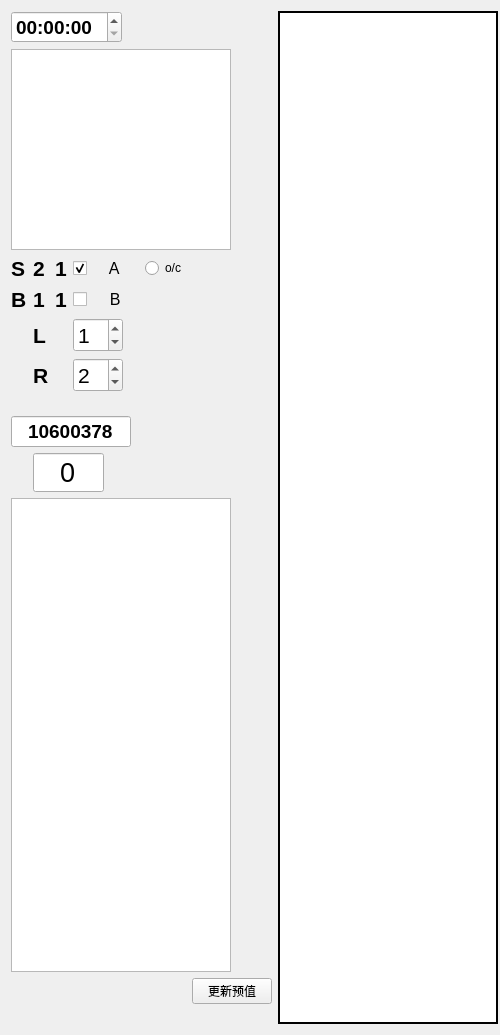
<?xml version="1.0" encoding="UTF-8"?>
<ui version="4.0">
 <class>mdquota</class>
 <widget class="QWidget" name="mdquota">
  <property name="windowModality">
   <enum>Qt::WindowModality::NonModal</enum>
  </property>
  <property name="enabled">
   <bool>true</bool>
  </property>
  <property name="geometry">
   <rect>
    <x>0</x>
    <y>0</y>
    <width>500</width>
    <height>1035</height>
   </rect>
  </property>
  <property name="minimumSize">
   <size>
    <width>361</width>
    <height>0</height>
   </size>
  </property>
  <property name="palette">
   <palette>
    <active/>
    <inactive/>
    <disabled/>
   </palette>
  </property>
  <property name="mouseTracking">
   <bool>true</bool>
  </property>
  <property name="tabletTracking">
   <bool>true</bool>
  </property>
  <property name="focusPolicy">
   <enum>Qt::FocusPolicy::StrongFocus</enum>
  </property>
  <property name="windowTitle">
   <string>mdquota</string>
  </property>
  <property name="autoFillBackground">
   <bool>false</bool>
  </property>
  <property name="inputMethodHints">
   <set>Qt::InputMethodHint::ImhNone</set>
  </property>
  <layout class="QGridLayout" name="gridLayout">
   <item row="9" column="0" colspan="8">
    <widget class="QLineEdit" name="lineEdit">
     <property name="minimumSize">
      <size>
       <width>101</width>
       <height>0</height>
      </size>
     </property>
     <property name="maximumSize">
      <size>
       <width>120</width>
       <height>16777215</height>
      </size>
     </property>
     <property name="palette">
      <palette>
       <active>
        <colorrole role="Text">
         <brush brushstyle="SolidPattern">
          <color alpha="255">
           <red>85</red>
           <green>0</green>
           <blue>0</blue>
          </color>
         </brush>
        </colorrole>
        <colorrole role="Base">
         <brush brushstyle="SolidPattern">
          <color alpha="255">
           <red>255</red>
           <green>255</green>
           <blue>127</blue>
          </color>
         </brush>
        </colorrole>
       </active>
       <inactive>
        <colorrole role="Text">
         <brush brushstyle="SolidPattern">
          <color alpha="255">
           <red>0</red>
           <green>0</green>
           <blue>0</blue>
          </color>
         </brush>
        </colorrole>
        <colorrole role="Base">
         <brush brushstyle="SolidPattern">
          <color alpha="255">
           <red>255</red>
           <green>255</green>
           <blue>255</blue>
          </color>
         </brush>
        </colorrole>
       </inactive>
       <disabled>
        <colorrole role="Text">
         <brush brushstyle="SolidPattern">
          <color alpha="255">
           <red>120</red>
           <green>120</green>
           <blue>120</blue>
          </color>
         </brush>
        </colorrole>
        <colorrole role="Base">
         <brush brushstyle="SolidPattern">
          <color alpha="255">
           <red>240</red>
           <green>240</green>
           <blue>240</blue>
          </color>
         </brush>
        </colorrole>
       </disabled>
      </palette>
     </property>
     <property name="font">
      <font>
       <pointsize>14</pointsize>
       <bold>true</bold>
      </font>
     </property>
     <property name="focusPolicy">
      <enum>Qt::FocusPolicy::NoFocus</enum>
     </property>
     <property name="layoutDirection">
      <enum>Qt::LayoutDirection::LeftToRight</enum>
     </property>
     <property name="text">
      <string>10600378</string>
     </property>
     <property name="alignment">
      <set>Qt::AlignmentFlag::AlignCenter</set>
     </property>
     <property name="readOnly">
      <bool>true</bool>
     </property>
    </widget>
   </item>
   <item row="11" column="0" colspan="8">
    <widget class="QTableView" name="tableView_3">
     <property name="minimumSize">
      <size>
       <width>111</width>
       <height>391</height>
      </size>
     </property>
     <property name="maximumSize">
      <size>
       <width>220</width>
       <height>16777215</height>
      </size>
     </property>
    </widget>
   </item>
   <item row="12" column="7">
    <widget class="QPushButton" name="applyPreValue">
     <property name="text">
      <string>更新预值</string>
     </property>
    </widget>
   </item>
   <item row="1" column="0" colspan="8">
    <widget class="QTableView" name="tableView_2">
     <property name="minimumSize">
      <size>
       <width>110</width>
       <height>0</height>
      </size>
     </property>
     <property name="maximumSize">
      <size>
       <width>220</width>
       <height>201</height>
      </size>
     </property>
     <property name="palette">
      <palette>
       <active/>
       <inactive/>
       <disabled/>
      </palette>
     </property>
     <property name="font">
      <font>
       <family>Microsoft YaHei UI</family>
       <pointsize>16</pointsize>
       <bold>true</bold>
      </font>
     </property>
     <property name="editTriggers">
      <set>QAbstractItemView::EditTrigger::NoEditTriggers</set>
     </property>
     <attribute name="horizontalHeaderVisible">
      <bool>false</bool>
     </attribute>
     <attribute name="verticalHeaderVisible">
      <bool>false</bool>
     </attribute>
    </widget>
   </item>
   <item row="10" column="1" colspan="7">
    <widget class="QLineEdit" name="lineEdit_2">
     <property name="maximumSize">
      <size>
       <width>71</width>
       <height>16777215</height>
      </size>
     </property>
     <property name="palette">
      <palette>
       <active>
        <colorrole role="Text">
         <brush brushstyle="SolidPattern">
          <color alpha="255">
           <red>255</red>
           <green>0</green>
           <blue>255</blue>
          </color>
         </brush>
        </colorrole>
        <colorrole role="Base">
         <brush brushstyle="SolidPattern">
          <color alpha="255">
           <red>255</red>
           <green>255</green>
           <blue>127</blue>
          </color>
         </brush>
        </colorrole>
       </active>
       <inactive>
        <colorrole role="Text">
         <brush brushstyle="SolidPattern">
          <color alpha="255">
           <red>0</red>
           <green>0</green>
           <blue>0</blue>
          </color>
         </brush>
        </colorrole>
        <colorrole role="Base">
         <brush brushstyle="SolidPattern">
          <color alpha="255">
           <red>255</red>
           <green>255</green>
           <blue>255</blue>
          </color>
         </brush>
        </colorrole>
       </inactive>
       <disabled>
        <colorrole role="Text">
         <brush brushstyle="SolidPattern">
          <color alpha="255">
           <red>120</red>
           <green>120</green>
           <blue>120</blue>
          </color>
         </brush>
        </colorrole>
        <colorrole role="Base">
         <brush brushstyle="SolidPattern">
          <color alpha="255">
           <red>240</red>
           <green>240</green>
           <blue>240</blue>
          </color>
         </brush>
        </colorrole>
       </disabled>
      </palette>
     </property>
     <property name="font">
      <font>
       <pointsize>20</pointsize>
       <bold>false</bold>
      </font>
     </property>
     <property name="focusPolicy">
      <enum>Qt::FocusPolicy::NoFocus</enum>
     </property>
     <property name="text">
      <string>0</string>
     </property>
     <property name="alignment">
      <set>Qt::AlignmentFlag::AlignCenter</set>
     </property>
     <property name="readOnly">
      <bool>true</bool>
     </property>
    </widget>
   </item>
   <item row="0" column="9" rowspan="14">
    <widget class="QTableView" name="tableView">
     <property name="enabled">
      <bool>true</bool>
     </property>
     <property name="sizePolicy">
      <sizepolicy hsizetype="Expanding" vsizetype="Expanding">
       <horstretch>0</horstretch>
       <verstretch>0</verstretch>
      </sizepolicy>
     </property>
     <property name="minimumSize">
      <size>
       <width>220</width>
       <height>0</height>
      </size>
     </property>
     <property name="maximumSize">
      <size>
       <width>220</width>
       <height>16777215</height>
      </size>
     </property>
     <property name="palette">
      <palette>
       <active>
        <colorrole role="Text">
         <brush brushstyle="SolidPattern">
          <color alpha="255">
           <red>255</red>
           <green>255</green>
           <blue>255</blue>
          </color>
         </brush>
        </colorrole>
        <colorrole role="Base">
         <brush brushstyle="SolidPattern">
          <color alpha="255">
           <red>180</red>
           <green>180</green>
           <blue>180</blue>
          </color>
         </brush>
        </colorrole>
       </active>
       <inactive>
        <colorrole role="Text">
         <brush brushstyle="SolidPattern">
          <color alpha="255">
           <red>0</red>
           <green>0</green>
           <blue>0</blue>
          </color>
         </brush>
        </colorrole>
        <colorrole role="Base">
         <brush brushstyle="SolidPattern">
          <color alpha="255">
           <red>255</red>
           <green>255</green>
           <blue>255</blue>
          </color>
         </brush>
        </colorrole>
       </inactive>
       <disabled>
        <colorrole role="Text">
         <brush brushstyle="SolidPattern">
          <color alpha="255">
           <red>255</red>
           <green>255</green>
           <blue>255</blue>
          </color>
         </brush>
        </colorrole>
        <colorrole role="Base">
         <brush brushstyle="SolidPattern">
          <color alpha="255">
           <red>180</red>
           <green>180</green>
           <blue>180</blue>
          </color>
         </brush>
        </colorrole>
       </disabled>
      </palette>
     </property>
     <property name="font">
      <font>
       <pointsize>6</pointsize>
       <bold>true</bold>
      </font>
     </property>
     <property name="mouseTracking">
      <bool>true</bool>
     </property>
     <property name="tabletTracking">
      <bool>true</bool>
     </property>
     <property name="focusPolicy">
      <enum>Qt::FocusPolicy::NoFocus</enum>
     </property>
     <property name="contextMenuPolicy">
      <enum>Qt::ContextMenuPolicy::CustomContextMenu</enum>
     </property>
     <property name="toolTip">
      <string/>
     </property>
     <property name="statusTip">
      <string/>
     </property>
     <property name="whatsThis">
      <string/>
     </property>
     <property name="accessibleName">
      <string>yyyyyyyyyyyyyyy</string>
     </property>
     <property name="autoFillBackground">
      <bool>true</bool>
     </property>
     <property name="frameShape">
      <enum>QFrame::Shape::Box</enum>
     </property>
     <property name="frameShadow">
      <enum>QFrame::Shadow::Plain</enum>
     </property>
     <property name="lineWidth">
      <number>2</number>
     </property>
     <property name="midLineWidth">
      <number>2</number>
     </property>
     <property name="horizontalScrollBarPolicy">
      <enum>Qt::ScrollBarPolicy::ScrollBarAlwaysOff</enum>
     </property>
     <property name="autoScrollMargin">
      <number>5</number>
     </property>
     <property name="editTriggers">
      <set>QAbstractItemView::EditTrigger::NoEditTriggers</set>
     </property>
     <property name="selectionMode">
      <enum>QAbstractItemView::SelectionMode::ExtendedSelection</enum>
     </property>
     <property name="showGrid">
      <bool>true</bool>
     </property>
     <attribute name="horizontalHeaderVisible">
      <bool>false</bool>
     </attribute>
     <attribute name="horizontalHeaderCascadingSectionResizes">
      <bool>true</bool>
     </attribute>
     <attribute name="horizontalHeaderMinimumSectionSize">
      <number>2</number>
     </attribute>
     <attribute name="horizontalHeaderDefaultSectionSize">
      <number>2</number>
     </attribute>
     <attribute name="horizontalHeaderHighlightSections">
      <bool>false</bool>
     </attribute>
     <attribute name="horizontalHeaderShowSortIndicator" stdset="0">
      <bool>false</bool>
     </attribute>
     <attribute name="horizontalHeaderStretchLastSection">
      <bool>true</bool>
     </attribute>
     <attribute name="verticalHeaderVisible">
      <bool>false</bool>
     </attribute>
     <attribute name="verticalHeaderCascadingSectionResizes">
      <bool>false</bool>
     </attribute>
     <attribute name="verticalHeaderMinimumSectionSize">
      <number>1</number>
     </attribute>
     <attribute name="verticalHeaderDefaultSectionSize">
      <number>2</number>
     </attribute>
     <attribute name="verticalHeaderHighlightSections">
      <bool>false</bool>
     </attribute>
     <attribute name="verticalHeaderShowSortIndicator" stdset="0">
      <bool>false</bool>
     </attribute>
     <attribute name="verticalHeaderStretchLastSection">
      <bool>true</bool>
     </attribute>
    </widget>
   </item>
   <item row="13" column="0" colspan="8">
    <widget class="QLabel" name="ddd">
     <property name="text">
      <string/>
     </property>
    </widget>
   </item>
   <item row="0" column="0" colspan="8">
    <widget class="QTimeEdit" name="timeEdit">
     <property name="maximumSize">
      <size>
       <width>111</width>
       <height>16777215</height>
      </size>
     </property>
     <property name="font">
      <font>
       <pointsize>14</pointsize>
       <bold>true</bold>
      </font>
     </property>
     <property name="inputMethodHints">
      <set>Qt::InputMethodHint::ImhNone</set>
     </property>
     <property name="displayFormat">
      <string>HH:mm:ss</string>
     </property>
     <property name="timeSpec">
      <enum>Qt::TimeSpec::LocalTime</enum>
     </property>
    </widget>
   </item>
   <item row="2" column="0">
    <widget class="QLabel" name="label_4">
     <property name="maximumSize">
      <size>
       <width>50</width>
       <height>16777215</height>
      </size>
     </property>
     <property name="font">
      <font>
       <pointsize>16</pointsize>
       <bold>true</bold>
      </font>
     </property>
     <property name="autoFillBackground">
      <bool>false</bool>
     </property>
     <property name="text">
      <string>S</string>
     </property>
    </widget>
   </item>
   <item row="2" column="1">
    <widget class="QLabel" name="label_5">
     <property name="maximumSize">
      <size>
       <width>31</width>
       <height>16777215</height>
      </size>
     </property>
     <property name="font">
      <font>
       <pointsize>16</pointsize>
       <bold>true</bold>
      </font>
     </property>
     <property name="autoFillBackground">
      <bool>false</bool>
     </property>
     <property name="text">
      <string>2</string>
     </property>
    </widget>
   </item>
   <item row="3" column="0">
    <widget class="QLabel" name="label_3">
     <property name="maximumSize">
      <size>
       <width>31</width>
       <height>51</height>
      </size>
     </property>
     <property name="font">
      <font>
       <pointsize>16</pointsize>
       <bold>true</bold>
      </font>
     </property>
     <property name="autoFillBackground">
      <bool>false</bool>
     </property>
     <property name="text">
      <string>B</string>
     </property>
    </widget>
   </item>
   <item row="3" column="1">
    <widget class="QLabel" name="label_6">
     <property name="maximumSize">
      <size>
       <width>31</width>
       <height>16777215</height>
      </size>
     </property>
     <property name="font">
      <font>
       <pointsize>16</pointsize>
       <bold>true</bold>
      </font>
     </property>
     <property name="mouseTracking">
      <bool>false</bool>
     </property>
     <property name="autoFillBackground">
      <bool>false</bool>
     </property>
     <property name="text">
      <string>1</string>
     </property>
     <property name="scaledContents">
      <bool>false</bool>
     </property>
    </widget>
   </item>
   <item row="3" column="2">
    <widget class="QLabel" name="label_7">
     <property name="maximumSize">
      <size>
       <width>31</width>
       <height>16777215</height>
      </size>
     </property>
     <property name="font">
      <font>
       <pointsize>16</pointsize>
       <bold>true</bold>
      </font>
     </property>
     <property name="autoFillBackground">
      <bool>false</bool>
     </property>
     <property name="text">
      <string>1</string>
     </property>
    </widget>
   </item>
   <item row="2" column="2">
    <widget class="QLabel" name="label_8">
     <property name="maximumSize">
      <size>
       <width>31</width>
       <height>16777215</height>
      </size>
     </property>
     <property name="font">
      <font>
       <pointsize>16</pointsize>
       <bold>true</bold>
      </font>
     </property>
     <property name="autoFillBackground">
      <bool>false</bool>
     </property>
     <property name="text">
      <string>1</string>
     </property>
    </widget>
   </item>
   <item row="2" column="3">
    <widget class="QCheckBox" name="checkBox_3">
     <property name="maximumSize">
      <size>
       <width>79</width>
       <height>16777215</height>
      </size>
     </property>
     <property name="font">
      <font>
       <pointsize>12</pointsize>
      </font>
     </property>
     <property name="text">
      <string>    A</string>
     </property>
     <property name="checked">
      <bool>true</bool>
     </property>
    </widget>
   </item>
   <item row="3" column="3">
    <widget class="QCheckBox" name="checkBox_2">
     <property name="maximumSize">
      <size>
       <width>79</width>
       <height>16777215</height>
      </size>
     </property>
     <property name="font">
      <font>
       <pointsize>12</pointsize>
      </font>
     </property>
     <property name="text">
      <string>    B</string>
     </property>
    </widget>
   </item>
   <item row="4" column="1">
    <widget class="QLabel" name="label">
     <property name="maximumSize">
      <size>
       <width>54</width>
       <height>16777215</height>
      </size>
     </property>
     <property name="font">
      <font>
       <pointsize>16</pointsize>
       <bold>true</bold>
      </font>
     </property>
     <property name="autoFillBackground">
      <bool>false</bool>
     </property>
     <property name="text">
      <string>L</string>
     </property>
    </widget>
   </item>
   <item row="5" column="1">
    <widget class="QLabel" name="label_2">
     <property name="maximumSize">
      <size>
       <width>54</width>
       <height>16777215</height>
      </size>
     </property>
     <property name="font">
      <font>
       <pointsize>16</pointsize>
       <bold>true</bold>
      </font>
     </property>
     <property name="autoFillBackground">
      <bool>false</bool>
     </property>
     <property name="text">
      <string>R</string>
     </property>
    </widget>
   </item>
   <item row="4" column="3">
    <widget class="QSpinBox" name="spinBox">
     <property name="maximumSize">
      <size>
       <width>50</width>
       <height>16777215</height>
      </size>
     </property>
     <property name="font">
      <font>
       <pointsize>16</pointsize>
      </font>
     </property>
     <property name="value">
      <number>1</number>
     </property>
    </widget>
   </item>
   <item row="5" column="3">
    <widget class="QSpinBox" name="spinBox_2">
     <property name="maximumSize">
      <size>
       <width>50</width>
       <height>16777215</height>
      </size>
     </property>
     <property name="font">
      <font>
       <pointsize>16</pointsize>
      </font>
     </property>
     <property name="value">
      <number>2</number>
     </property>
    </widget>
   </item>
   <item row="2" column="6">
    <widget class="QRadioButton" name="radioButton">
     <property name="maximumSize">
      <size>
       <width>95</width>
       <height>16777215</height>
      </size>
     </property>
     <property name="text">
      <string>o/c</string>
     </property>
     <property name="checked">
      <bool>false</bool>
     </property>
    </widget>
   </item>
  </layout>
 </widget>
 <layoutdefault spacing="6" margin="11"/>
 <resources/>
 <connections>
  <connection>
   <sender>checkBox_3</sender>
   <signal>clicked()</signal>
   <receiver>checkBox_2</receiver>
   <slot>toggle()</slot>
   <hints>
    <hint type="sourcelabel">
     <x>47</x>
     <y>476</y>
    </hint>
    <hint type="destinationlabel">
     <x>48</x>
     <y>518</y>
    </hint>
   </hints>
  </connection>
  <connection>
   <sender>checkBox_2</sender>
   <signal>clicked()</signal>
   <receiver>checkBox_3</receiver>
   <slot>toggle()</slot>
   <hints>
    <hint type="sourcelabel">
     <x>69</x>
     <y>526</y>
    </hint>
    <hint type="destinationlabel">
     <x>72</x>
     <y>480</y>
    </hint>
   </hints>
  </connection>
 </connections>
</ui>
